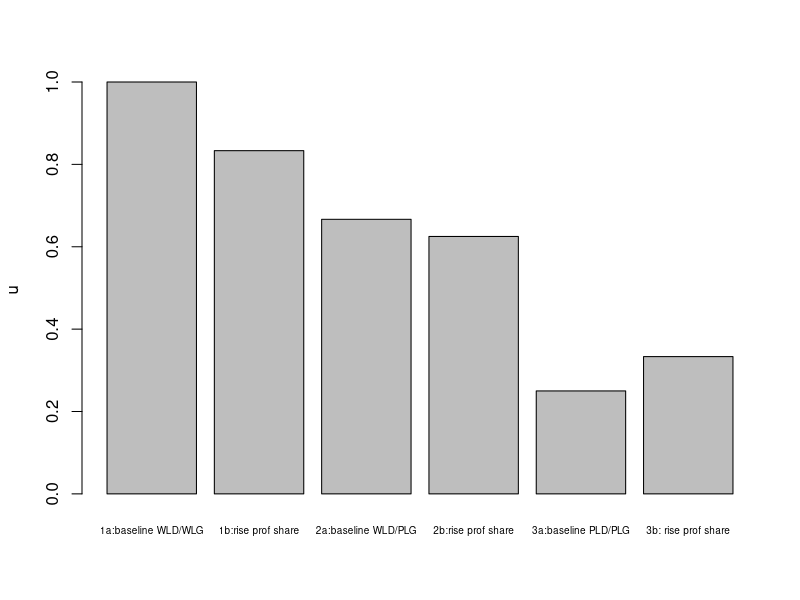
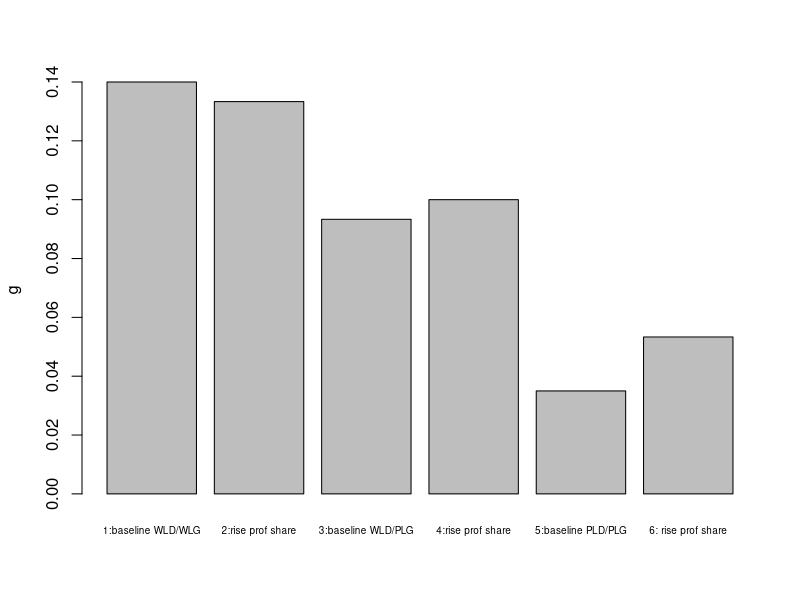
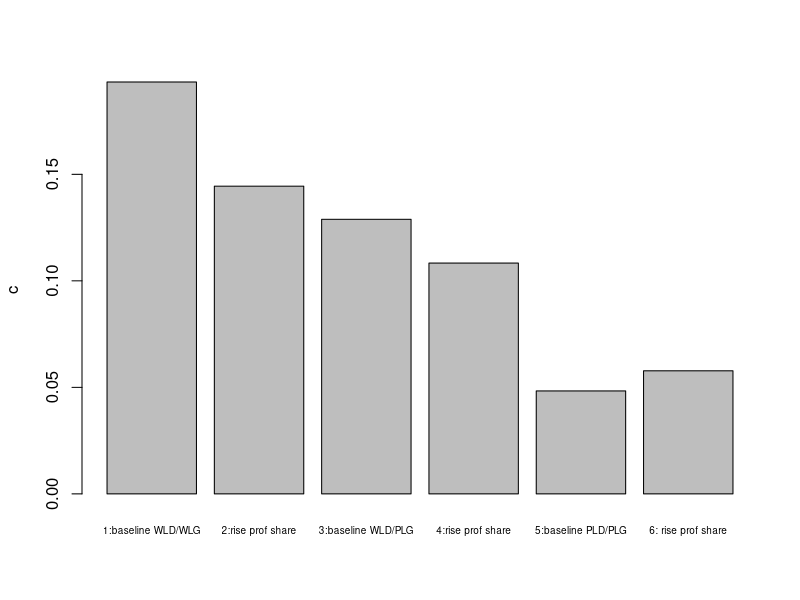
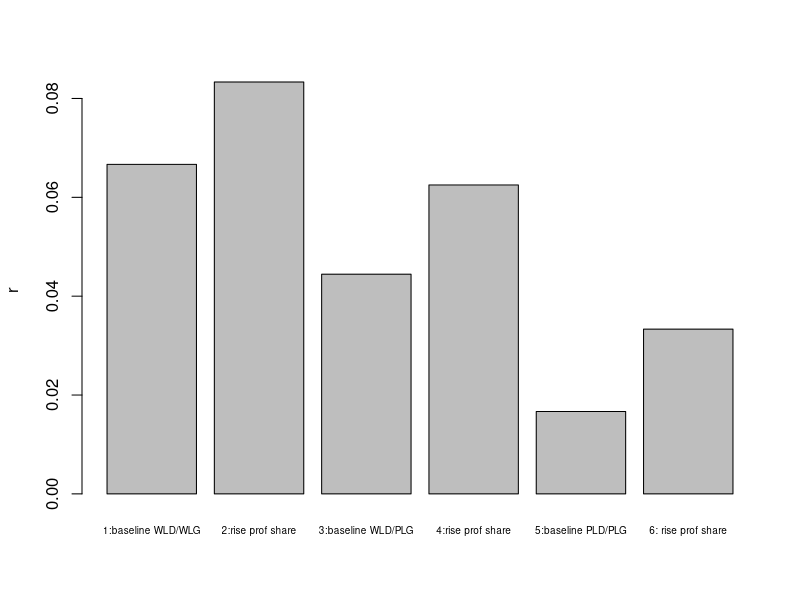
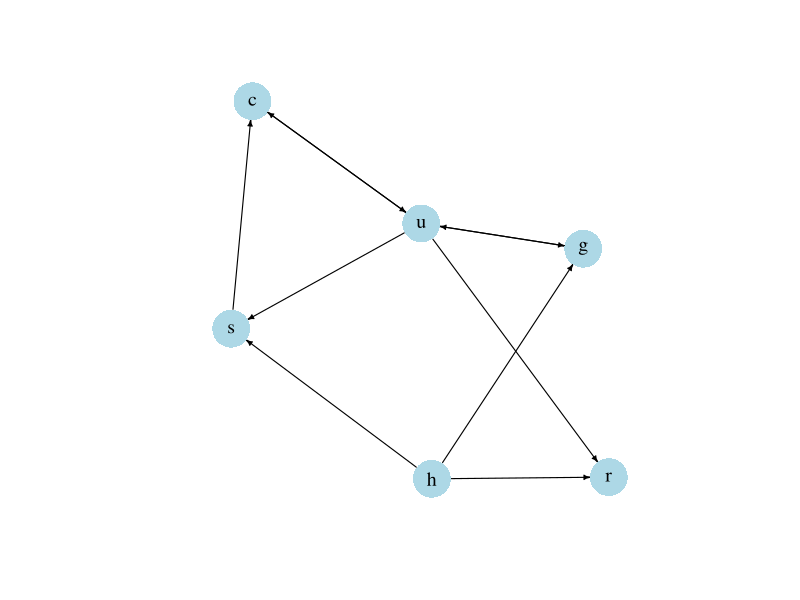

Here is the R script that generated these plots, in order:
## ---- chunk 1

#Clear the environment
rm(list=ls(all=TRUE))

# Set number of scenarios (including baselines)
S=6

#Create vector in which equilibrium solutions from different parameterisations will be stored
u_star=vector(length=S) # utilisation rate
g_star=vector(length=S) # growth rate of capital stock
s_star=vector(length=S) # saving rate
c_star=vector(length=S) # consumption rate
r_star=vector(length=S) # profit rate

# Set exogenous variables whose parameterisation changes across regimes 
g0=vector(length=S) # animal spirits
sw=vector(length=S) # propensity to save out of wages 
h=vector(length=S)  # profit share
g1=vector(length=S) # sensitivity of investment with respect to utilisation

### Construct different scenarios across 3 regimes: (1) WLD/WLG, (2) WLD/PLG, (3) PLD/PLG 

# baseline WLD/WLG
g0[1]=0.02
g1[1]=0.1
h[1]=0.2

# increase in profit share in WLD/WLG regime
g0[2]=0.02
g1[2]=0.1
h[2]=0.3

# baseline WLD/PLG
g0[3]=0.02
g1[3]=0.08
h[3]=0.2

# increase in profit share in WLD/PLG regime
g0[4]=0.02
g1[4]=0.08
h[4]=0.3
  
# baseline PLD/PLG
g0[5]=-0.01
g1[5]=0.1
h[5]=0.2

# increase in profit share in PLD/PLG regime
g0[6]=-0.01
g1[6]=0.1
h[6]=0.3

#Set constant parameter values
v=3    # capital-to-potential output ratio
g2=0.1 # sensitivity of investment with respect to profit share
sp=0.9 # propensity to save out of profits
sw=0.3 # propensity to save out of wages

#Check Keynesian stability condition for all scenarios
for (i in 1:S){
print(((sw+(sp-sw)*h[i])*(1/v) -g1[i])>0)
}

# Check demand and growth regime for 3 baseline scenarios
for (i in c(1,3,5)){
print(paste("Parameterisation", i, "yields:"))   
if(g2*(sw/v - g1[i])-g0[i]*(sp-sw)/v<0){
  print("wage-led demand regime")
  } else{
   print("profit-led demand regime")
  }
if(g1[i]*(g2*(sw/v - g1[i])-g0[i]*(sp-sw)/v)+g2*(((sw+(sp-sw)*h[i])*v^(-1)-g1[i])^2)<0){
  print("wage-led growth regime")
  } else{
  print("profit-led growth regime")
  }  
} 

# Initialise endogenous variables at some arbitrary positive value 
g=1
r=1
c=1
u=1
s=1

#Solve this system numerically through 1000 iterations based on the initialisation
for (i in 1:S){
  
  for (iterations in 1:1000){
    
    #(1) Profit rate
    r = (h[i]*u)/v
    
    #(2) Saving
    s = (sw+(sp-sw)*h[i])*(u/v)
    
    #(3) Consumption
    c= u/v-s
    
    #(4) Investment
    g = g0[i]+g1[i]*u+g2*h[i]
    
    #(5) Rate of capacity utilisation
    u = v*(c+g)
  }
  
  #Save results for different parameterisations in vector
  u_star[i]=u
  g_star[i]=g
  r_star[i]=r
  s_star[i]=s
  c_star[i]=c
}

## ---- chunk 2
#| label: fig-utilisation-pkdg
#| fig-cap: Rate of capacity utilisation

barplot(u_star, ylab="u", names.arg=c("1a:baseline WLD/WLG", "1b:rise prof share", "2a:baseline WLD/PLG", "2b:rise prof share", "3a:baseline PLD/PLG", "3b: rise prof share"), cex.names = 0.6)

## ---- chunk 3
#| label: fig-growth-pkdg
#| fig-cap: Rate of growth

barplot(g_star, ylab="g", names.arg=c("1:baseline WLD/WLG", "2:rise prof share", "3:baseline WLD/PLG",
                                      "4:rise prof share", 
                                      "5:baseline PLD/PLG", "6: rise prof share"), cex.names = 0.6)

## ---- chunk 4
#| label: fig-consumption-pkdg
#| fig-cap: Rate of consumption

barplot(c_star, ylab="c", names.arg=c("1:baseline WLD/WLG", "2:rise prof share", "3:baseline WLD/PLG",
                                      "4:rise prof share", 
                                      "5:baseline PLD/PLG", "6: rise prof share"), cex.names = 0.6)

## ---- chunk 5
#| label: fig-profit-rate-pkdg
#| fig-cap: Rate of profit

barplot(r_star, ylab="r", names.arg=c("1:baseline WLD/WLG", "2:rise prof share", "3:baseline WLD/PLG",
                                     "4:rise prof share", 
                                     "5:baseline PLD/PLG", "6: rise prof share"), cex.names = 0.6)

## ---- chunk 6
#| message: false
#| label: fig-dg-pkdg
#| fig-cap: Directed graph of post-Kaleckian growth model

## Create directed graph 
# Construct auxiliary Jacobian matrix for 6 variables: 
# r, h, u, s, c, g

M_mat=matrix(c(0,1,1,0,0,0,
               0,0,0,0,0,0,
               0,0,0,0,1,1,
               0,1,1,0,0,0,
               0,0,1,1,0,0,
               0,1,1,0,0,0), 6, 6, byrow=TRUE)

# Create adjacency matrix from transpose of auxiliary Jacobian 
A_mat=t(M_mat)

# Create and plot directed graph from adjacency matrix
library(igraph)
dg= graph_from_adjacency_matrix(A_mat, mode="directed", weighted= NULL)

# Define node labels
V(dg)$name=c("r", "h", "u", "s", "c", "g")

# Plot directed graph
plot(dg, main="", vertex.size=20, vertex.color="lightblue", 
     vertex.label.color="black", edge.arrow.size=0.3, edge.width=1.1, edge.size=1.2,
     edge.arrow.width=1.2, edge.color="black", vertex.label.cex=1.2, 
     vertex.frame.color="NA", margin=-0.08)

## ---- chunk 7

# Utilisation rate
for (i in 1:S){
print((g0[i]+g2*h[i])/((sw+(sp-sw)*h[i])/v-g1[i]))
}

# Growth rate
for (i in 1:S){
  print(((g0[i]+g2*h[i])*(sw+(sp-sw)*h[i])/v)/((sw+(sp-sw)*h[i])/v-g1[i]))
}

# Profit rate
for (i in 1:S){
  print((g0[i]+g2*h[i])*(h[i]/v)/((sw+(sp-sw)*h[i])/v-g1[i]))
}
